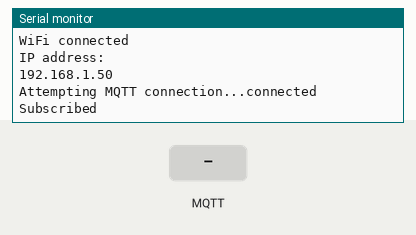
This sketch was run on a simulated ESP32. Parts: the last lines printed to the serial monitor. The inputs (shaded band) are chosen by the test bench. WiFi joins after 1.5 s; servers stay silent unless stated; random numbers use the default seed unless the sketch sets one; no MQTT or app messages arrive unless stated.

Above: at 2.7 s.
2.8 s: MQTT message "1" arrives on the first subscribed topic
At 3.3 s:
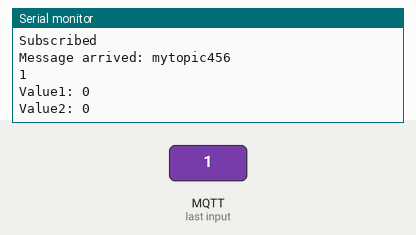
4.3 s: MQTT message "on" arrives on the first subscribed topic
At 5.5 s:
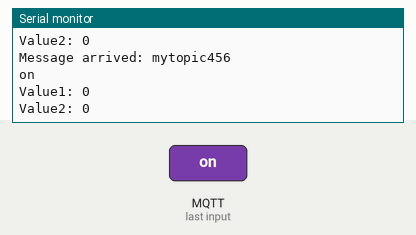
5.8 s: MQTT message "off" arrives on the first subscribed topic
At 6.7 s:
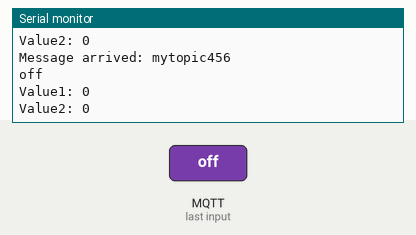

The sketch:

ESP32_MQTT_sub_json.ino
```cpp
#include <WiFi.h>
#include <PubSubClient.h>
#include <ArduinoJson.h>

WiFiClient espClient;
PubSubClient client(espClient);

const char* ssid     = "your ssid";
const char* password = "your password";

const char* mqtt_server = "test.mosquitto.org";
const int mqtt_port = 1883;  // default MQTT port
const char* sub_topic = "mytopic456";

void callback(char* topic, byte* payload, unsigned int length) {
  Serial.print("Message arrived: ");
  Serial.println(topic);
  for (int i = 0; i < length; i++) {
    Serial.print((char)payload[i]);
  }
  Serial.println();

  DynamicJsonDocument doc(128);
  deserializeJson(doc, payload);

  long value1 = doc["value1"];
  long value2 = doc["value2"];

  Serial.print("Value1: ");
  Serial.println(value1);

  Serial.print("Value2: ");
  Serial.println(value2);
}

void setup() {
    Serial.begin(115200);
    delay(10);

    // We start by connecting to a WiFi network

    Serial.println();
    Serial.println();
    Serial.print("Connecting to ");
    Serial.println(ssid);

    WiFi.begin(ssid, password);

    while (WiFi.status() != WL_CONNECTED) {
        delay(500);
        Serial.print(".");
    }

    Serial.println("");
    Serial.println("WiFi connected");
    Serial.println("IP address: ");
    Serial.println(WiFi.localIP());

    client.setServer(mqtt_server, mqtt_port);
    client.setCallback(callback);
}

void reconnect() {
  // Loop until we're reconnected
  while (!client.connected()) {
    Serial.print("Attempting MQTT connection...");
    // Create a random client ID
    String clientId = "ESP32Client-";
    clientId += String(random(0xffff), HEX);
    if(client.connect(clientId.c_str())) {
      Serial.println("connected");
      bool sub = client.subscribe(sub_topic);
      if (sub) {
        Serial.println("Subscribed");
      } else {
        Serial.println("Not subscribed");
      }
    } else {
      Serial.print("failed, rc=");
      Serial.print(client.state());
      Serial.println(" try again in 5 seconds");
      // Wait 5 seconds before retrying
      delay(5000);
    }
  }
}

void loop() {
  if (!client.connected()) {
    reconnect();
  }
  client.loop();

  // Do something else
}
```

Measured:
- after the input at 2.8 s, the serial monitor: prints a new line at once (image 1)
- after the input at 4.3 s, the serial monitor: prints a new line at once (image 2)
- after the input at 5.8 s, the serial monitor: prints a new line at once (image 3)
